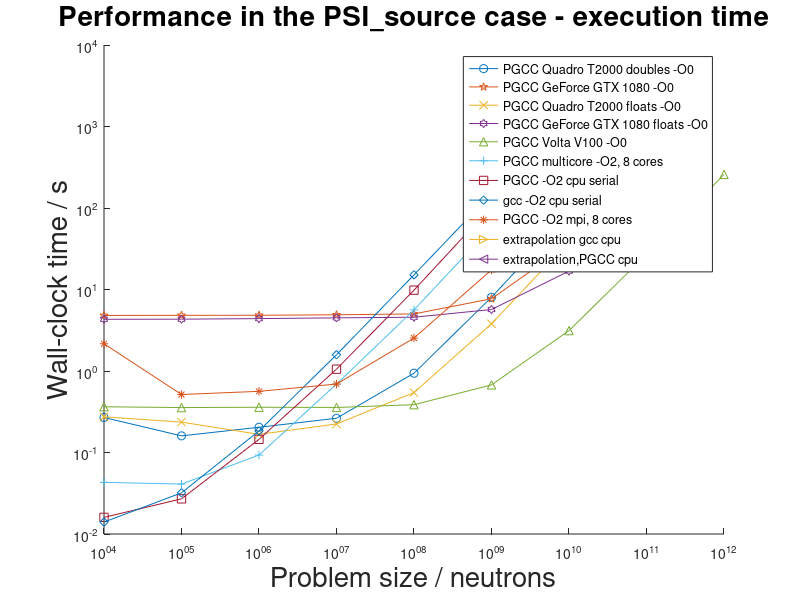
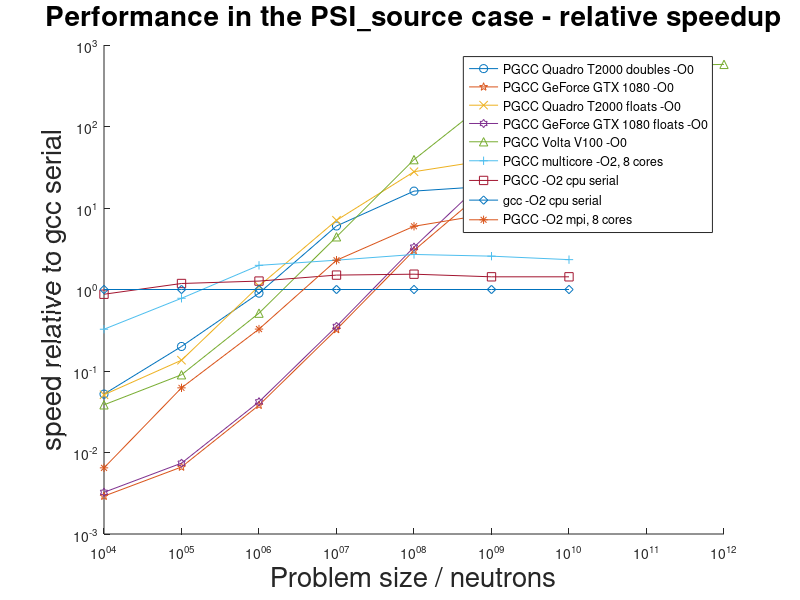

The MATLAB script that drew these images, in order:
set(0, 'defaultTextFontSize',20);
xes=[1e4 1e5 1e6 1e7 1e8 1e9 1e10]';
xes_volta=[1e4 1e5 1e6 1e7 1e8 1e9 1e10 1e11 1e12]';
load gpu.dat
load gpu_hypatia.dat
load gpu_float.dat
load gpu_float_hypatia.dat
load volta_v100.dat
load cpu.dat
load gcc.dat
load mpi.dat
load multicore.dat

gcc(7)=10*gcc(6);
cpu(7)=10*cpu(6);
gcc(8)=100*gcc(6);
cpu(8)=100*cpu(6);
gcc(9)=1000*gcc(6);
cpu(9)=1000*cpu(6);

hold on
plot(xes,gpu,'-o')
plot(xes,gpu_hypatia,'-p')
plot(xes,gpu_float,'-x')
plot(xes,gpu_float_hypatia,'-h')
plot(xes_volta,volta_v100,'-^')
plot(xes,multicore,'-+')
plot(xes(1:6),cpu(1:6),'-s')
plot(xes(1:6),gcc(1:6),'-d')
plot(xes,mpi,'-*')
plot(xes(7),gcc(7),'->')
plot(xes(7),cpu(7),'-<')

 legend('PGCC Quadro T2000 doubles -O0','PGCC GeForce GTX 1080 -O0','PGCC Quadro T2000 floats -O0','PGCC GeForce GTX 1080 floats -O0','PGCC Volta V100 -O0','PGCC multicore -O2, 8 cores','PGCC -O2 cpu serial','gcc -O2 cpu serial','PGCC -O2 mpi, 8 cores','extrapolation gcc cpu ','extrapolation,PGCC cpu')

  xlabel('Problem size / neutrons')
  ylabel('Wall-clock time / s')
  title('Performance in the PSI_source case - execution time','interpreter','none')
  set(gca,'xscale','log','yscale','log')
  
  figure

  perf_gpu=gcc(1:7)./gpu;
  perf_gpu_hypatia=gcc(1:7)./gpu_hypatia;
  perf_gpu_float=gcc(1:7)./gpu_float;
  perf_gpu_float_hypatia=gcc(1:7)./gpu_float_hypatia;
  perf_volta_v100=gcc./volta_v100;
  perf_multicore=gcc(1:7)./multicore;
  perf_mpi=gcc(1:7)./mpi;
  perf_cpu=gcc(1:7)./cpu(1:7);
 perf_gcc=gcc(1:7)./gcc(1:7);
 hold on
plot(xes,perf_gpu,'-o')
plot(xes,perf_gpu_hypatia,'-p')
plot(xes,perf_gpu_float,'-x')
plot(xes,perf_gpu_float_hypatia,'-h')
plot(xes_volta,perf_volta_v100,'-^')
plot(xes,perf_multicore,'-+')
plot(xes,perf_cpu,'-s')
plot(xes,perf_gcc,'-d')
plot(xes,perf_mpi,'-*')
  xlabel('Problem size / neutrons')
  ylabel('speed relative to gcc serial')
   title('Performance in the PSI_source case - relative speedup','interpreter','none')
  legend('PGCC Quadro T2000 doubles -O0','PGCC GeForce GTX 1080 -O0','PGCC Quadro T2000 floats -O0','PGCC GeForce GTX 1080 floats -O0','PGCC Volta V100 -O0','PGCC multicore -O2, 8 cores','PGCC -O2 cpu serial','gcc -O2 cpu serial','PGCC -O2 mpi, 8 cores')
  set(gca,'xscale','log','yscale','log')